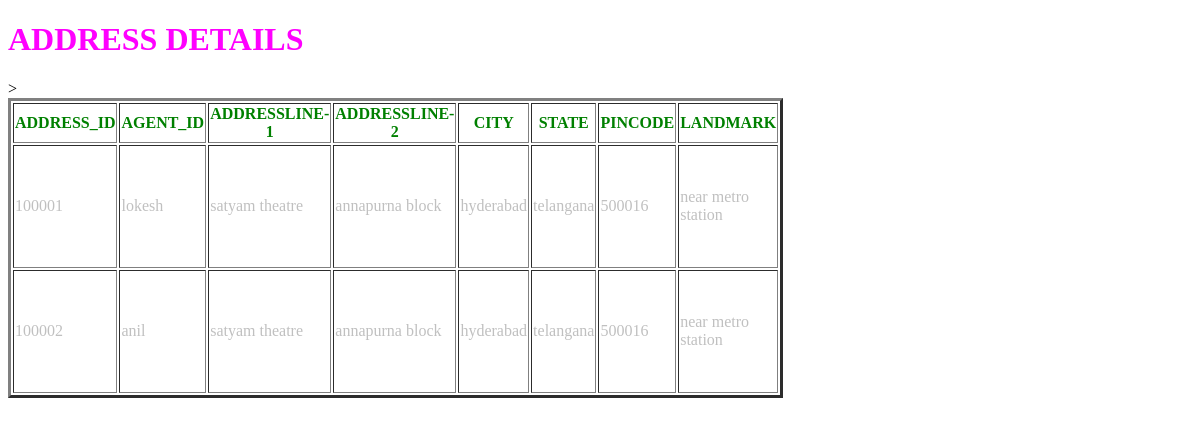
Screenshot of /addresses/ with the database file from the repository.
### agentapp/models.py (models this page shows, shortened)
class address(models.Model):
    addressid = models.CharField(primary_key=True, max_length=100)
    agentid = models.ForeignKey(agent, on_delete=models.CASCADE)
    addressline1 = models.CharField(max_length=100)
    addressline2 = models.CharField(max_length=100)
    city = models.CharField(max_length=100)
    state = models.CharField(max_length=100)
    pincode = models.IntegerField(default=False)
    landmark = models.CharField(max_length=100)

class agent(models.Model):
    agentid = models.CharField(max_length=30, primary_key=True)
    firstname = models.CharField(max_length=10)
    lastname = models.CharField(max_length=10)
    experience = models.CharField(max_length=5)
    company = models.CharField(max_length=10)
    def __str__(self):
        return self.firstname

### agentapp/views.py (the view)
# urls.py: path('addresses/', views.addresses),
def addresses(request):
    agentrecords3=address.objects.all()
    return render(request,'addresses_display.html',{'agentrecord3':agentrecords3})

### templates/addresses_display.html (shortened to what this page needs)
<!DOCTYPE html>
<html lang="en" dir="ltr">
{%load static%}
  <head>
    <link rel="stylesheet" href="{%static 'testapp3.css'%}">
  </head>
  <body>
    <h1>ADDRESS DETAILS</h1>
    {% if agentrecord3 %}
    <table border="3",<canvas id="canvas" width="300" height="300"></canvas>>
      <thead>
        <th>ADDRESS_ID</th>
        <th>AGENT_ID</th>
        <th>ADDRESSLINE-1</th>
        <th>ADDRESSLINE-2</th>
        <th>CITY</th>
        <th>STATE</th>
        <th>PINCODE</th>
        <th>LANDMARK</th>
      </thead>
      {% for agentsadr in agentrecord3 %}
      <tr>
        <td>{{agentsadr.addressid}}</td>
        <td>{{agentsadr.agentid}}</td>
        <td>{{agentsadr.addressline1}}</td>
        <td>{{agentsadr.addressline2}}</td>
        <td>{{agentsadr.city}}</td>
        <td>{{agentsadr.state}}</td>
        <td>{{agentsadr.pincode}}</td>
        <td>{{agentsadr.landmark}}</td>
      </tr>
      {% endfor%}
    </table>
    {%else%}
<p>NO ADDRESS RECORD WILL BE FOUND </p>
  {% endif %}
  </body>
</html>

### agentapp/static/testapp3.css (style rules this page uses)
body { background: url(https://images.unsplash.com/photo-1505891362658-7fd8913486e0?ixlib=rb-0.3.5&ixid=eyJhcHBfaWQiOjEyMDd9&s=9f739412c0cfc94c4cb1eb6f4abdc8c1&auto=format&fit=crop&w=1500&q=80); background-repeat: no-repeat; background-size: cover; }
h1 { color: fuchsia; }
thead { color: green; }
td { color: silver; }

### rows the page displays
address: addressid "100001", agentid "lokesh", addressline1 "satyam theatre", addressline2 "annapurna block", city "hyderabad", state "telangana", pincode "500016", landmark "near metro station"
address: addressid "100002", agentid "anil", addressline1 "satyam theatre", addressline2 "annapurna block", city "hyderabad", state "telangana", pincode "500016", landmark "near metro station"
